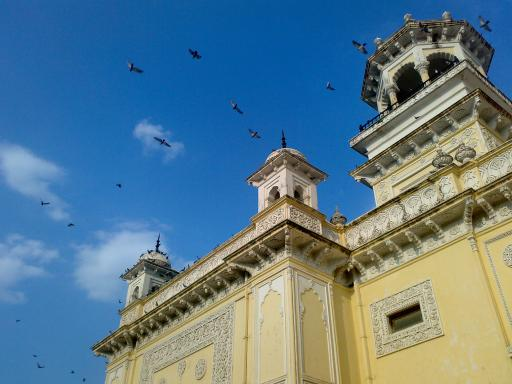
#> input picture coding/03_cv/data/classic/home.jpg, 512 x 384 px
$ jupyter execute --allow-errors ch04_convolution_practice.ipynb   (older library calls are emulated)
#> lines starting #> are read from the running program, lines starting #| are printed output that depends on the picture
# ch04 卷积与滤波（练习版）

> 按提示补全 `____`，跑通所有 assert。`gray`（(384,512) uint8）与 `f32`（float32 版）
> 已在 setup 里备好，`correlate_zero_pad` / `max_abs_diff` / `gap_to_clean` 脚手架可用。
>
> 注意：挖空块内每条语句保持**单行**；循环 / 分支写在挖空块之外（见任务 4、8）。
> 题目真值都来自实跑（opencv 5.0.0），照提示写就能对上。

[cell 1]
from pathlib import Path

import warnings

import numpy as np

warnings.simplefilter("ignore")

import cv2

DATA = Path("data")
CL = DATA / "classic"

[cell 2]
home = cv2.imread(str(CL / "home.jpg"))
#> home is the input picture: shape (384, 512, 3); mean B, G, R 141.2, 123.9, 91.6
gray = cv2.cvtColor(home, cv2.COLOR_BGR2GRAY)   # (384, 512) uint8，滤波素材
f32 = gray.astype(np.float32)                   # 线性滤波统一在 float32 上做
print("home", home.shape, "| 灰度", gray.shape, gray.dtype,
      "| 均值", round(float(gray.mean()), 4), "| std", round(float(gray.std()), 4))
#| home (384, 512, 3) | 灰度 (384, 512) uint8 | 均值 116.195 | std 45.5873

[cell 3]
# 脚手架：写在 @@todo 之外，练习版原样保留
def correlate_zero_pad(img, k):
    """手写 2D 相关（零填充 + 逐位置点积），与 cv2.filter2D 同口径。

    注意：这是「相关」（correlation）——核不翻转。要算真正的卷积，把 k 翻转再传进来。
    """
    kh, kw = k.shape
    ph, pw = kh // 2, kw // 2
    pad = np.pad(np.asarray(img, np.float64), ((ph, ph), (pw, pw)), mode="constant")
    h, w = img.shape
    out = np.zeros((h, w), np.float64)
    for i in range(h):
        for j in range(w):
            out[i, j] = float((pad[i:i + kh, j:j + kw] * k).sum())
    return out


def max_abs_diff(a, b):
    return round(float(np.abs(np.asarray(a, np.float64) - np.asarray(b, np.float64)).max()), 6)


def gap_to_clean(a, clean):
    """与干净图的平均绝对差（去噪效果的第二把尺子）。"""
    return round(float(np.abs(np.asarray(a, np.int64) - np.asarray(clean, np.int64)).mean()), 4)


print("脚手架就绪：correlate_zero_pad / max_abs_diff / gap_to_clean")

## 任务 1：手写相关 vs `filter2D`

再证明 `filter2D` 是相关不是卷积。

[cell 4]
ks = np.ones((3, 3), np.float32) / 9.0
ka = np.array([[1, 2], [3, 4]], np.float32)
tiny = gray[:40, :40]
cv_sym = cv2.filter2D(tiny.astype(np.float32), -1, ks, borderType=cv2.BORDER_CONSTANT)
cv_asym = cv2.filter2D(tiny.astype(np.float32), -1, ka, borderType=cv2.BORDER_CONSTANT)
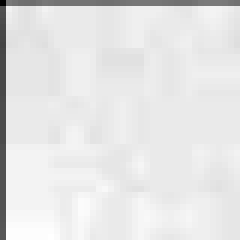
#> cv_asym: shape (40, 40) float32 (shown 6 times larger); min 352, max 904, mean 847.8; drawn with min black and max white
# TODO(1)：三连对账：手写相关 vs filter2D（对称核 / 非对称核），以及「真卷积」差多少
# 提示：手写相关用脚手架 correlate_zero_pad(图, 核)；「真卷积」= 把核翻转 ka[::-1, ::-1] 再相关
#> (the rest of this cell did not finish here and is left out)

## 任务 2：核的 sum 决定亮度

`blur` 对账 + 未归一化饱和。

[cell 5]
k5 = np.ones((5, 5), np.float32) / 25.0
box_norm = cv2.blur(gray, (5, 5))
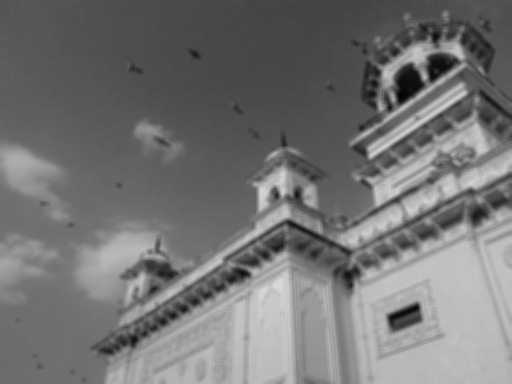
#> box_norm: shape (384, 512); min 3, max 216, mean 116.2
box_unnorm = cv2.boxFilter(gray, -1, (5, 5), normalize=False)
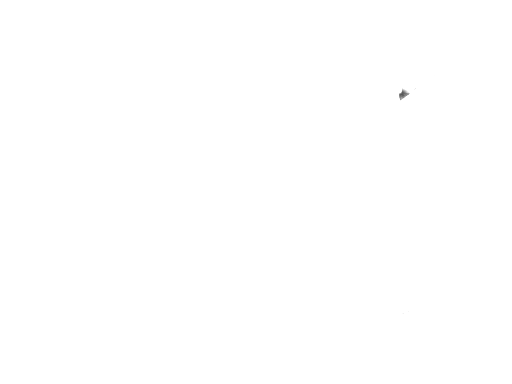
#> box_unnorm: shape (384, 512); min 87, max 255, mean 255
f2d_blur = cv2.filter2D(gray, -1, k5)
kk = np.array([[1, 2, 1], [2, 4, 2], [1, 2, 1]], np.float32)
# TODO(2)：核的「和」决定亮度：sum=1 保亮度，sum=25 直接饱和到 255
# 提示：boxFilter(normalize=False) 就是「核没除以元素个数」；再对比归一化核与 filter2D/blur
#> (the rest of this cell did not finish here and is left out)

## 任务 3：高斯核与可分离性

sigma 影响 + 外积 + `sepFilter2D`。

[cell 6]
k1 = cv2.getGaussianKernel(5, 1.0)
k2 = cv2.getGaussianKernel(5, 2.0)
k5s = cv2.getGaussianKernel(5, 5.0)
k0 = cv2.getGaussianKernel(5, 0)
# TODO(3)：高斯核：sigma 影响、1D 外积 = 2D、可分离滤波与全 2D 滤波对账
# 提示：外积写 k1 @ k1.T；sepFilter2D(图, -1, 横核, 纵核) 与 filter2D(图, -1, 外积核) 应等价
#> (the rest of this cell did not finish here and is left out)

## 任务 4：边界模式

循环骨架已给好，块内写 3 行。

[cell 7]
k3e = np.ones((3, 3), np.float32) / 9.0
k5e = np.ones((5, 5), np.float32) / 25.0
base5 = cv2.filter2D(f32, -1, k5e, borderType=cv2.BORDER_REFLECT_101)
modes = {"REFLECT": cv2.BORDER_REFLECT, "REPLICATE": cv2.BORDER_REPLICATE,
         "CONSTANT": cv2.BORDER_CONSTANT}
border_stats = {}
#> (the rest of this cell did not finish here and is left out)

## 任务 5：两把尺子评估去噪

`std` vs `gap_to_clean`。

[cell 8]
rs = np.random.RandomState(3)
m = rs.rand(*gray.shape)
sp = gray.copy()
sp[m < 0.02] = 0
sp[m > 0.98] = 255
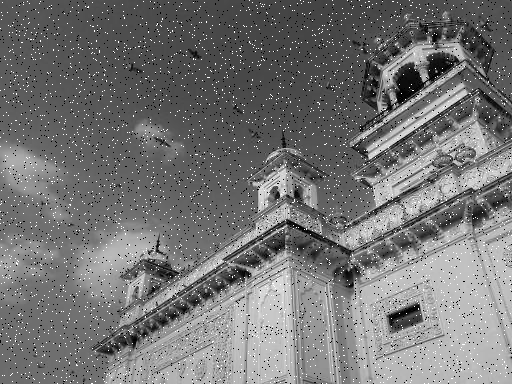
#> sp: shape (384, 512); min 0, max 255, mean 116.8
gn = np.clip(gray + rs.normal(0, 20, gray.shape), 0, 255).astype(np.uint8)
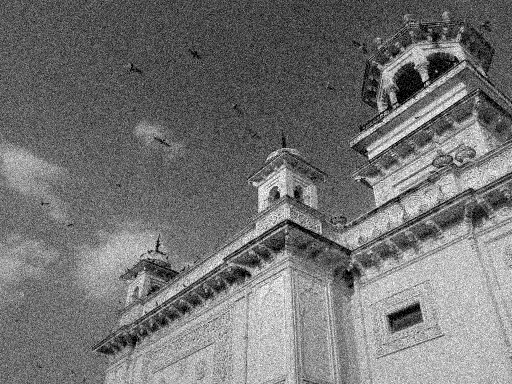
#> gn: shape (384, 512); min 0, max 255, mean 115.8
# TODO(5)：两把尺子评估去噪：std（越小越"平"）与 gap_to_clean（越小越接近真值）
# 提示：对椒盐和高斯两种噪声，各算 中值5 / 均值5 / 双边 的 std 与 gap_to_clean
#> (the rest of this cell did not finish here and is left out)

## 任务 6：锐化核与拉普拉斯核

看 sum 判断亮度行为。

[cell 9]
sharp_k = np.array([[0, -1, 0], [-1, 5, -1], [0, -1, 0]], np.float32)
lapl_k = np.array([[0, 1, 0], [1, -4, 1], [0, 1, 0]], np.float32)
sharped = cv2.filter2D(gray, -1, sharp_k)
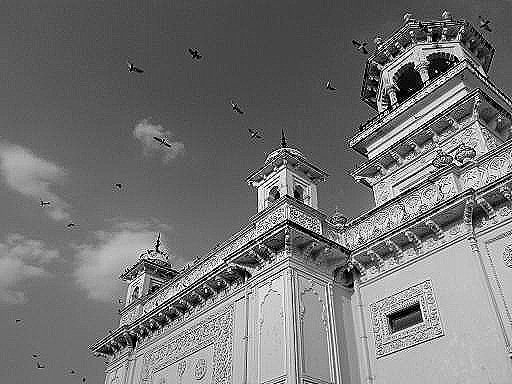
#> sharped: shape (384, 512); min 0, max 255, mean 116.6
flat = np.full((10, 10), 128, np.uint8)
flat_out = cv2.filter2D(flat, -1, lapl_k)
lap_f = cv2.Laplacian(f32, cv2.CV_32F)
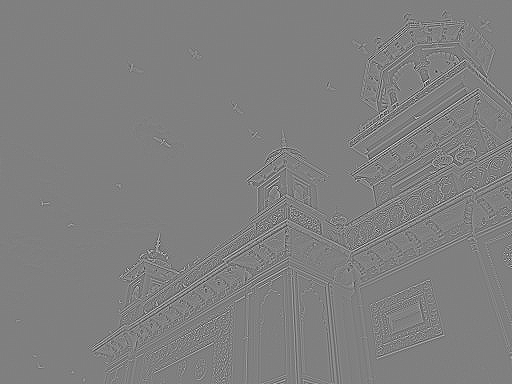
#> lap_f: shape (384, 512) float32; min -402, max 399, mean 0; drawn with min black and max white
blurred = cv2.GaussianBlur(gray, (0, 0), 3)
usm = cv2.addWeighted(gray, 1.6, blurred, -0.6, 0)
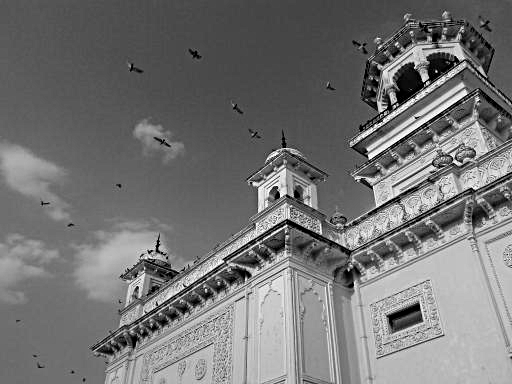
#> usm: shape (384, 512); min 0, max 255, mean 116.3
# TODO(6)：锐化三件事：sum=1 保亮度、sum=0 抹掉常量区、unsharp mask 的权重和也守 1
# 提示：核的 sum 用 float(k.sum())；addWeighted(gray, a, blurred, b, 0) 里 a+b 应等于 1
#> (the rest of this cell did not finish here and is left out)

## 任务 7：输出类型

uint8 截断 vs float32 保负。

[cell 10]
edge_k = np.array([[1, 0, -1]], np.float32)
dx_u8 = cv2.filter2D(gray, -1, edge_k)
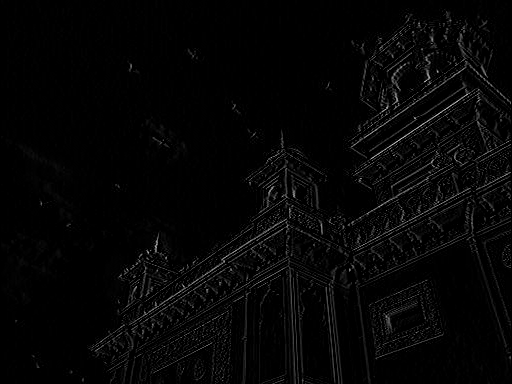
#> dx_u8: shape (384, 512); min 0, max 196, mean 5.4
dx_f = cv2.filter2D(f32, -1, edge_k)
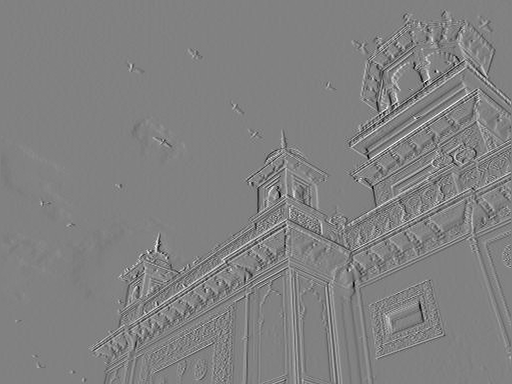
#> dx_f: shape (384, 512) float32; min -202, max 196, mean -0.1; drawn with min black and max white
# TODO(7)：输出类型决定你能看到什么：uint8 把负响应截成 0，float32 保留符号
# 提示：直接对比 min/max、负值像素数，再用 abs(响应).mean() 对比「梯度总量」
#> (the rest of this cell did not finish here and is left out)

$ run again, with coding/03_cv/data/classic/board.jpg copied over coding/03_cv/data/classic/home.jpg
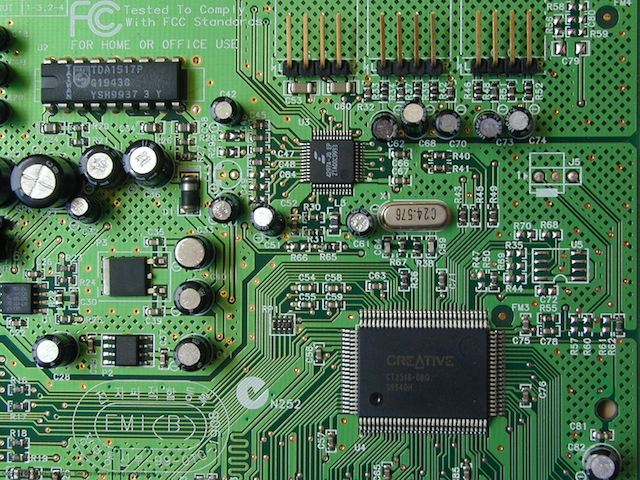
#> input picture coding/03_cv/data/classic/board.jpg, 640 x 480 px
#> home is the input picture: shape (480, 640, 3); mean B, G, R 86.4, 117.9, 83.6
#| home (480, 640, 3) | 灰度 (480, 640) uint8 | 均值 104.0837 | std 55.5444
#> `dx_u8 = cv2.filter2D(gray, -1, edge_k)`:
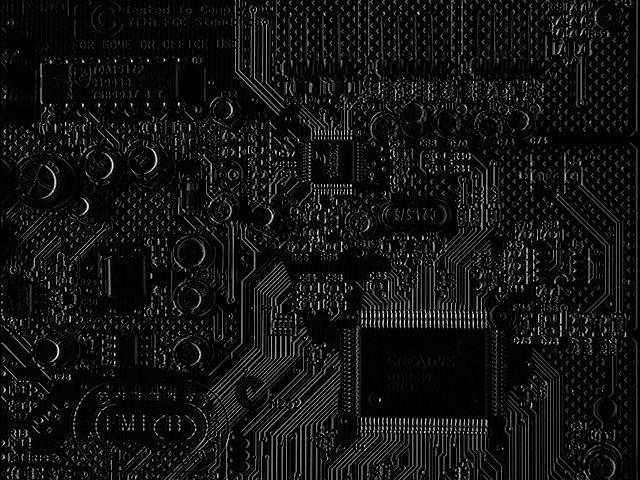
#> dx_u8: shape (480, 640); min 0, max 253, mean 17.8
#> `dx_f = cv2.filter2D(f32, -1, edge_k)`:
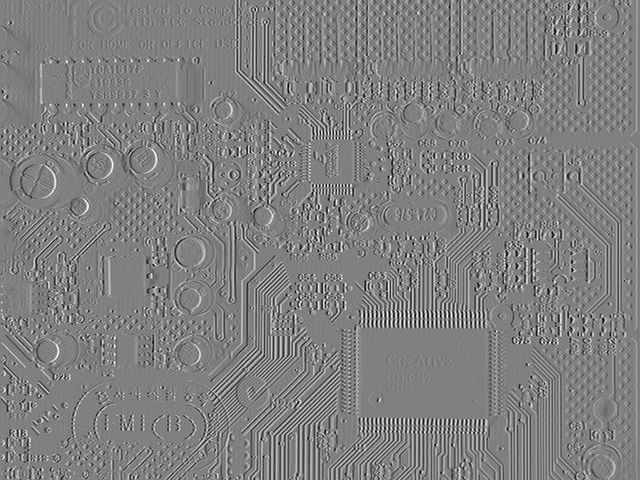
#> dx_f: shape (480, 640) float32; min -255, max 253, mean 0.1; drawn with min black and max white

$ run again, with coding/03_cv/data/classic/building.jpg copied over coding/03_cv/data/classic/home.jpg
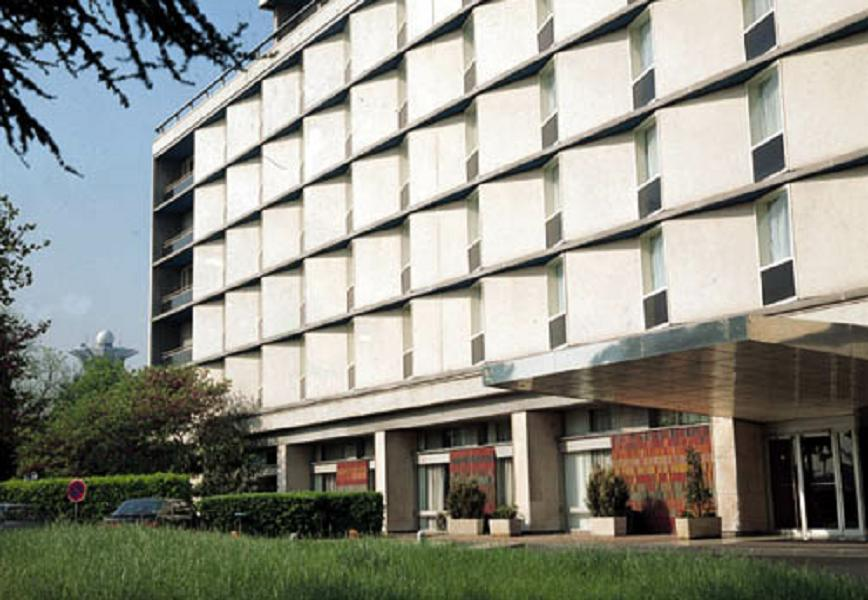
#> input picture coding/03_cv/data/classic/building.jpg, 868 x 600 px
#> home is the input picture: shape (600, 868, 3); mean B, G, R 133.7, 143.6, 142.9
#| home (600, 868, 3) | 灰度 (600, 868) uint8 | 均值 142.2671 | std 81.539
#> `dx_f = cv2.filter2D(f32, -1, edge_k)`:
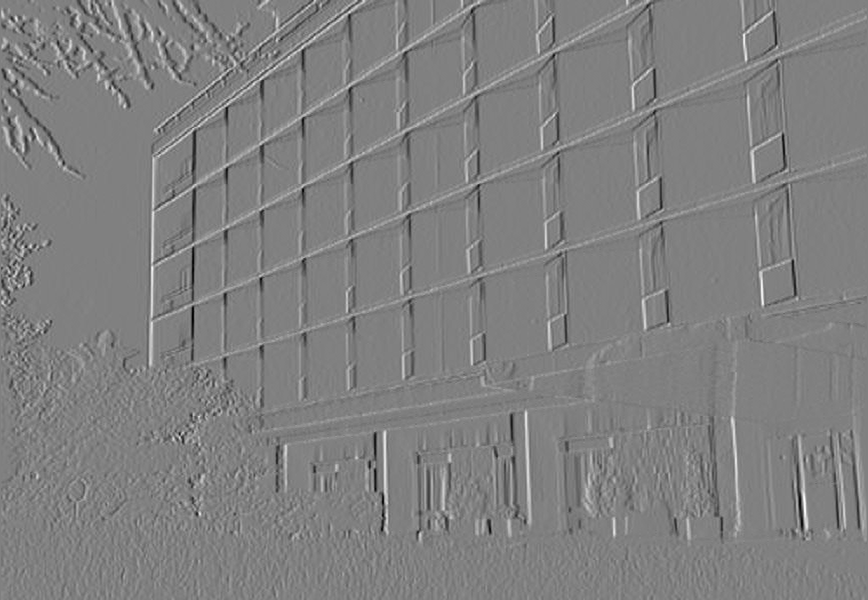
#> dx_f: shape (600, 868) float32; min -193, max 190, mean -0.1; drawn with min black and max white
